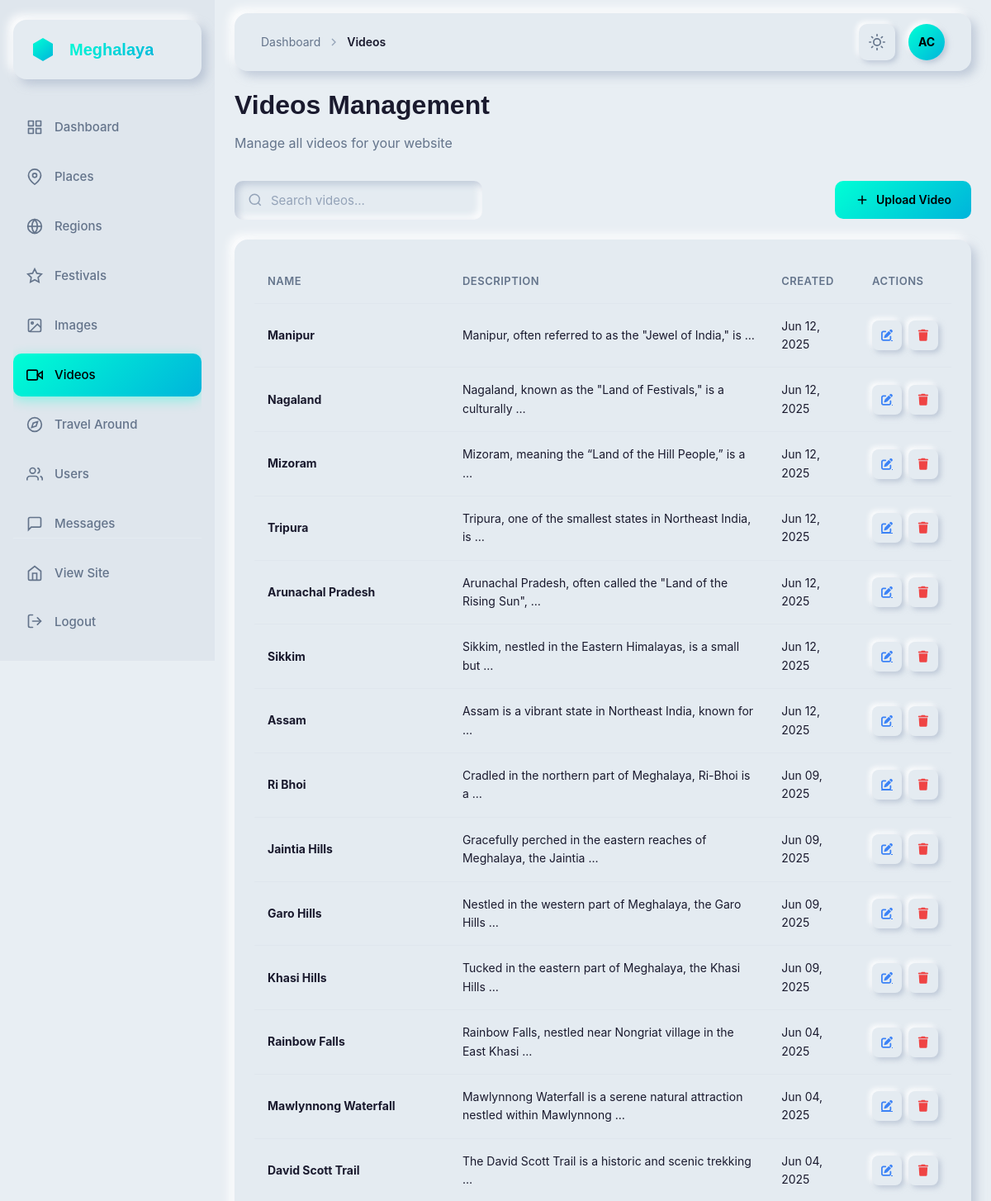
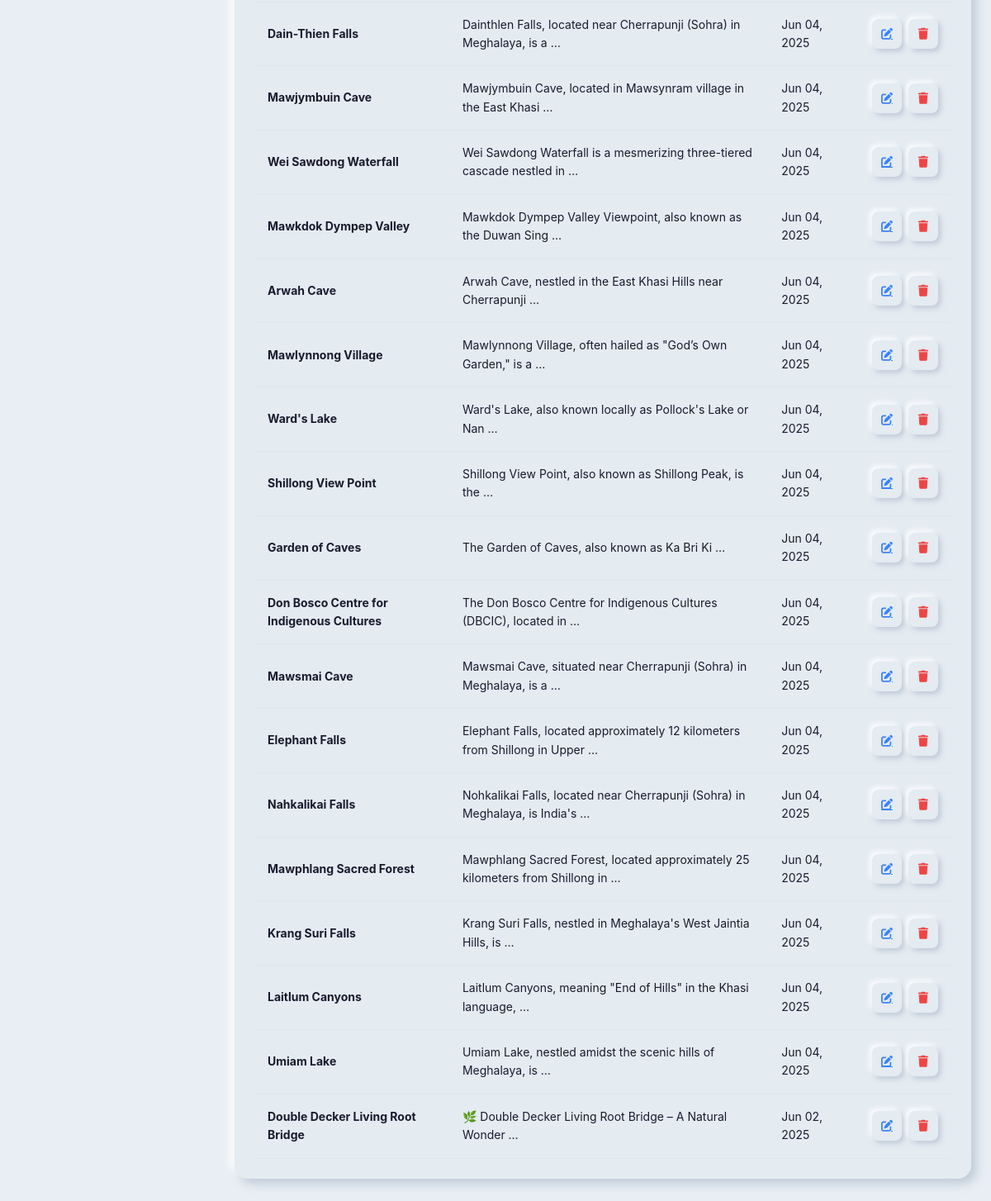
Screenshot of /dashboard/videos/ (signed in) with the database file from the repository (2 pictures, top to bottom).
### app/models.py (models this page shows, shortened)
class MeghalyaVideos(models.Model):
    name = models.CharField(max_length=150)
    video = models.FileField(upload_to='videos/',blank=True, null=True)  # this is the key addition
    description = models.TextField(default='')
    created_at = models.DateTimeField(auto_now_add=True)
    updated_at = models.DateTimeField(auto_now=True)

### app/dashboard_views.py (the view)
# urls.py: path('videos/', dashboard_views.dashboard_videos, name='dashboard_videos'),
@login_required
@user_passes_test(is_staff_or_superuser)
def dashboard_videos(request):
    videos = MeghalyaVideos.objects.all().order_by('-created_at')
    return render(request, 'dashboard/videos_list.html', {'videos': videos})

### app/context_processors.py (called while the page is built)
def navbar_context(request):
    placeName = cache.get('navbar_places')
    if placeName is None:
        placeName = list(MeghalayaImages.objects.values('name').exclude(
            name__in=["Cherrapunji", "Police Bazar", "Seven Sister Falls", "Dawki River", "Cathedral of Mary"]
        ).distinct())
        cache.set('navbar_places', placeName, 300)
    return {
        'placeName': placeName
    }

### app/dashboard_views.py (called while the page is built)
def is_staff_or_superuser(user):
    return user.is_staff or user.is_superuser

### templates/dashboard/videos_list.html (shortened to what this page needs)
{% extends 'dashboard/base.html' %}
{% block breadcrumb %}
<svg class="breadcrumb-separator" width="16" height="16" viewBox="0 0 24 24" fill="none" stroke="currentColor" stroke-width="2">
    <polyline points="9 18 15 12 9 6"></polyline>
</svg>
<span class="breadcrumb-current">Videos</span>
{% endblock %}
{% block content %}
<div class="title-section cascade-in">
    <h1 class="page-title">Videos Management</h1>
    <p class="page-subtitle">Manage all videos for your website</p>
</div>
<div class="toolbar cascade-in">
    <div class="toolbar-left">
        <div class="search-box">
            <svg class="search-icon" width="18" height="18" viewBox="0 0 24 24" fill="none" stroke="currentColor" stroke-width="2">
                <circle cx="11" cy="11" r="8"></circle>
                <line x1="21" y1="21" x2="16.65" y2="16.65"></line>
            </svg>
            <input type="text" class="nm-input search-input" placeholder="Search videos...">
        </div>
    </div>
    <div class="toolbar-right">
        <a href="{% url 'dashboard_videos_add' %}" class="btn-primary">
            <svg width="18" height="18" viewBox="0 0 24 24" fill="none" stroke="currentColor" stroke-width="2">
                <line x1="12" y1="5" x2="12" y2="19"></line>
                <line x1="5" y1="12" x2="19" y2="12"></line>
            </svg>
            Upload Video
        </a>
    </div>
</div>
<div class="card nm-flat cascade-in">
    <div class="table-container">
        <table class="data-table">
            <thead>
                <tr>
                    <th>Name</th>
                    <th>Description</th>
                    <th>Created</th>
                    <th>Actions</th>
                </tr>
            </thead>
            <tbody>
                {% for video in videos %}
                <tr>
                    <td><strong>{{ video.name }}</strong></td>
                    <td>{{ video.description|truncatewords:10|default:"-" }}</td>
                    <td>{{ video.created_at|date:"M d, Y" }}</td>
                    <td>
                        <div class="table-actions">
                            <a href="{% url 'dashboard_videos_edit' video.id %}" class="action-btn nm-button edit" title="Edit">
                                <i class="fas fa-edit"></i>
                            </a>
                            <button class="action-btn nm-button delete" title="Delete"
                                    data-delete="{% url 'dashboard_videos_delete' video.id %}"
                                    data-name="{{ video.name }}">
                                <i class="fas fa-trash"></i>
                            </button>
                        </div>
                    </td>
                </tr>
                {% endfor %}
            </tbody>
        </table>
    </div>
</div>
{% endblock %}

### templates/dashboard/base.html (shortened to what this page needs)
{% load static %}
<!DOCTYPE html>
<html lang="en">
<head>
    <link href="https://api.fontshare.com/v2/css?f[]=general-sans@600,700&f[]=satoshi@400,500&display=swap" rel="stylesheet">
    <link rel="stylesheet" href="{% static 'css/dashboard.css' %}">
    <link rel="stylesheet" href="https://cdnjs.cloudflare.com/ajax/libs/font-awesome/6.4.0/css/all.min.css">
</head>
<body>
    <aside class="sidebar">
        <div class="sidebar-inner">
            <div class="logo-container nm-flat">
                <div class="logo-icon">
                </div>
                <span class="logo-text">Meghalaya</span>
            </div>
            <nav class="sidebar-nav">
                <a href="{% url 'dashboard_home' %}" class="sidebar-link {% if request.resolver_match.url_name == 'dashboard_home' %}active{% endif %}">
                    <div class="sidebar-link-icon">
                    </div>
                    <span>Dashboard</span>
                </a>
                <a href="{% url 'dashboard_places' %}" class="sidebar-link {% if 'places' in request.resolver_match.url_name %}active{% endif %}">
                    <div class="sidebar-link-icon">
                        <svg width="20" height="20" viewBox="0 0 24 24" fill="none" stroke="currentColor" stroke-width="2">
                            <path d="M21 10c0 7-9 13-9 13s-9-6-9-13a9 9 0 0 1 18 0z"></path>
                            <circle cx="12" cy="10" r="3"></circle>
                        </svg>
                    </div>
                    <span>Places</span>
                </a>
                <a href="{% url 'dashboard_regions' %}" class="sidebar-link {% if 'regions' in request.resolver_match.url_name %}active{% endif %}">
                    <div class="sidebar-link-icon">
                        <svg width="20" height="20" viewBox="0 0 24 24" fill="none" stroke="currentColor" stroke-width="2">
                            <circle cx="12" cy="12" r="10"></circle>
                            <line x1="2" y1="12" x2="22" y2="12"></line>
                            <path d="M12 2a15.3 15.3 0 0 1 4 10 15.3 15.3 0 0 1-4 10 15.3 15.3 0 0 1-4-10 15.3 15.3 0 0 1 4-10z"></path>
                        </svg>
                    </div>
                    <span>Regions</span>
                </a>
                <a href="{% url 'dashboard_festivals' %}" class="sidebar-link {% if 'festivals' in request.resolver_match.url_name %}active{% endif %}">
                    <div class="sidebar-link-icon">
                        <svg width="20" height="20" viewBox="0 0 24 24" fill="none" stroke="currentColor" stroke-width="2">
                            <polygon points="12 2 15.09 8.26 22 9.27 17 14.14 18.18 21.02 12 17.77 5.82 21.02 7 14.14 2 9.27 8.91 8.26 12 2"></polygon>
                        </svg>
                    </div>
                    <span>Festivals</span>
                </a>
                <a href="{% url 'dashboard_images' %}" class="sidebar-link {% if 'images' in request.resolver_match.url_name %}active{% endif %}">
                    <div class="sidebar-link-icon">
                        <svg width="20" height="20" viewBox="0 0 24 24" fill="none" stroke="currentColor" stroke-width="2">
                            <rect x="3" y="3" width="18" height="18" rx="2" ry="2"></rect>
                            <circle cx="8.5" cy="8.5" r="1.5"></circle>
                            <polyline points="21 15 16 10 5 21"></polyline>
                        </svg>
                    </div>
                    <span>Images</span>
                </a>
                <a href="{% url 'dashboard_videos' %}" class="sidebar-link {% if 'videos' in request.resolver_match.url_name %}active{% endif %}">
                    <div class="sidebar-link-icon">
                        <svg width="20" height="20" viewBox="0 0 24 24" fill="none" stroke="currentColor" stroke-width="2">
                            <polygon points="23 7 16 12 23 17 23 7"></polygon>
                            <rect x="1" y="5" width="15" height="14" rx="2" ry="2"></rect>
                        </svg>
                    </div>
                    <span>Videos</span>
                </a>
                <a href="{% url 'dashboard_travel' %}" class="sidebar-link {% if 'travel' in request.resolver_match.url_name %}active{% endif %}">
                    <div class="sidebar-link-icon">
                        <svg width="20" height="20" viewBox="0 0 24 24" fill="none" stroke="currentColor" stroke-width="2">
                            <circle cx="12" cy="12" r="10"></circle>
                            <polygon points="16.24 7.76 14.12 14.12 7.76 16.24 9.88 9.88 16.24 7.76"></polygon>
                        </svg>
                    </div>
                    <span>Travel Around</span>
                </a>
                <a href="{% url 'dashboard_users' %}" class="sidebar-link {% if 'users' in request.resolver_match.url_name %}active{% endif %}">
                    <div class="sidebar-link-icon">
                        <svg width="20" height="20" viewBox="0 0 24 24" fill="none" stroke="currentColor" stroke-width="2">
                            <path d="M17 21v-2a4 4 0 0 0-4-4H5a4 4 0 0 0-4 4v2"></path>
                            <circle cx="9" cy="7" r="4"></circle>
                            <path d="M23 21v-2a4 4 0 0 0-3-3.87"></path>
                            <path d="M16 3.13a4 4 0 0 1 0 7.75"></path>
                        </svg>
                    </div>
                    <span>Users</span>
                </a>
                <a href="{% url 'dashboard_messages' %}" class="sidebar-link {% if 'message' in request.resolver_match.url_name %}active{% endif %}">
                    <div class="sidebar-link-icon">
                        <svg width="20" height="20" viewBox="0 0 24 24" fill="none" stroke="currentColor" stroke-width="2">
                            <path d="M21 15a2 2 0 0 1-2 2H7l-4 4V5a2 2 0 0 1 2-2h14a2 2 0 0 1 2 2z"></path>
                        </svg>
                    </div>
                    <span>Messages</span>
                </a>
            </nav>
            <div class="sidebar-footer">
                <a href="{% url 'home' %}" class="sidebar-link">
                    <div class="sidebar-link-icon">
                        <svg width="20" height="20" viewBox="0 0 24 24" fill="none" stroke="currentColor" stroke-width="2">
                            <path d="M3 9l9-7 9 7v11a2 2 0 0 1-2 2H5a2 2 0 0 1-2-2z"></path>
                            <polyline points="9 22 9 12 15 12 15 22"></polyline>
                        </svg>
                    </div>
                    <span>View Site</span>
                </a>
                <form method="post" action="{% url 'logout' %}" class="sidebar-logout-form">
                    <button type="submit" class="sidebar-link logout-btn">
                        <div class="sidebar-link-icon">
                            <svg width="20" height="20" viewBox="0 0 24 24" fill="none" stroke="currentColor" stroke-width="2" stroke-linecap="round" stroke-linejoin="round">
                                <path d="M9 21H5a2 2 0 0 1-2-2V5a2 2 0 0 1 2-2h4"></path>
                                <polyline points="16 17 21 12 16 7"></polyline>
                                <line x1="21" y1="12" x2="9" y2="12"></line>
                            </svg>
                        </div>
                        <span>Logout</span>
                    </button>
                </form>
            </div>
        </div>
    </aside>
    <main class="main-content">
        <header class="header nm-flat">
            <div class="header-left">
                <nav class="breadcrumb">
                    <a href="{% url 'dashboard_home' %}" class="breadcrumb-link">Dashboard</a>
                    {% block breadcrumb %}{% endblock %}
                </nav>
            </div>
            <div class="header-right">
                <button class="header-btn nm-button theme-toggle" aria-label="Toggle theme" id="themeToggle">
                </button>
                <div class="profile-avatar">
                    <span class="avatar-text">{{ user.username|slice:":2"|upper }}</span>
                </div>
            </div>
        </header>
        <div class="content-wrapper">
            {% block content %}{% endblock %}
        </div>
    </main>
</body>
</html>

### rows the page displays
MeghalyaVideos: name "Manipur", description "Manipur, often referred to as the \"Jewel of India,\" is …", created_at "Jun 12, 2025"
MeghalyaVideos: name "Nagaland", description "Nagaland, known as the \"Land of Festivals,\" is a culturally …", created_at "Jun 12, 2025"
MeghalyaVideos: name "Mizoram", description "Mizoram, meaning the “Land of the Hill People,” is a …", created_at "Jun 12, 2025"
MeghalyaVideos: name "Tripura", description "Tripura, one of the smallest states in Northeast India, is …", created_at "Jun 12, 2025"
MeghalyaVideos: name "Arunachal Pradesh", description "Arunachal Pradesh, often called the \"Land of the Rising Sun\", …", created_at "Jun 12, 2025"
MeghalyaVideos: name "Sikkim", description "Sikkim, nestled in the Eastern Himalayas, is a small but …", created_at "Jun 12, 2025"
MeghalyaVideos: name "Assam", description "Assam is a vibrant state in Northeast India, known for …", created_at "Jun 12, 2025"
MeghalyaVideos: name "Ri Bhoi", description "Cradled in the northern part of Meghalaya, Ri-Bhoi is a …", created_at "Jun 09, 2025"
MeghalyaVideos: name "Jaintia Hills", description "Gracefully perched in the eastern reaches of Meghalaya, the Jaintia …", created_at "Jun 09, 2025"
MeghalyaVideos: name "Garo Hills", description "Nestled in the western part of Meghalaya, the Garo Hills …", created_at "Jun 09, 2025"
MeghalyaVideos: name "Khasi Hills", description "Tucked in the eastern part of Meghalaya, the Khasi Hills …", created_at "Jun 09, 2025"
MeghalyaVideos: name "Rainbow Falls", description "Rainbow Falls, nestled near Nongriat village in the East Khasi …", created_at "Jun 04, 2025"
MeghalyaVideos: name "Mawlynnong Waterfall", description "Mawlynnong Waterfall is a serene natural attraction nestled within Mawlynnong …", created_at "Jun 04, 2025"
MeghalyaVideos: name "David Scott Trail", description "The David Scott Trail is a historic and scenic trekking …", created_at "Jun 04, 2025"
MeghalyaVideos: name "Dain-Thien Falls", description "Dainthlen Falls, located near Cherrapunji (Sohra) in Meghalaya, is a …", created_at "Jun 04, 2025"
MeghalyaVideos: name "Mawjymbuin Cave", description "Mawjymbuin Cave, located in Mawsynram village in the East Khasi …", created_at "Jun 04, 2025"
MeghalyaVideos: name "Wei Sawdong Waterfall", description "Wei Sawdong Waterfall is a mesmerizing three-tiered cascade nestled in …", created_at "Jun 04, 2025"
MeghalyaVideos: name "Mawkdok Dympep Valley", description "Mawkdok Dympep Valley Viewpoint, also known as the Duwan Sing …", created_at "Jun 04, 2025"
MeghalyaVideos: name "Arwah Cave", description "Arwah Cave, nestled in the East Khasi Hills near Cherrapunji …", created_at "Jun 04, 2025"
MeghalyaVideos: name "Mawlynnong Village", description "Mawlynnong Village, often hailed as \"God’s Own Garden,\" is a …", created_at "Jun 04, 2025"
MeghalyaVideos: name "Ward's Lake", description "Ward's Lake, also known locally as Pollock's Lake or Nan …", created_at "Jun 04, 2025"
MeghalyaVideos: name "Shillong View Point", description "Shillong View Point, also known as Shillong Peak, is the …", created_at "Jun 04, 2025"
MeghalyaVideos: name "Garden of Caves", description "The Garden of Caves, also known as Ka Bri Ki …", created_at "Jun 04, 2025"
MeghalyaVideos: name "Don Bosco Centre for Indigenous Cultures", description "The Don Bosco Centre for Indigenous Cultures (DBCIC), located in …", created_at "Jun 04, 2025"
MeghalyaVideos: name "Mawsmai Cave", description "Mawsmai Cave, situated near Cherrapunji (Sohra) in Meghalaya, is a …", created_at "Jun 04, 2025"
MeghalyaVideos: name "Elephant Falls", description "Elephant Falls, located approximately 12 kilometers from Shillong in Upper …", created_at "Jun 04, 2025"
MeghalyaVideos: name "Nahkalikai Falls", description "Nohkalikai Falls, located near Cherrapunji (Sohra) in Meghalaya, is India's …", created_at "Jun 04, 2025"
MeghalyaVideos: name "Mawphlang Sacred Forest", description "Mawphlang Sacred Forest, located approximately 25 kilometers from Shillong in …", created_at "Jun 04, 2025"
MeghalyaVideos: name "Krang Suri Falls", description "Krang Suri Falls, nestled in Meghalaya's West Jaintia Hills, is …", created_at "Jun 04, 2025"
MeghalyaVideos: name "Laitlum Canyons", description "Laitlum Canyons, meaning \"End of Hills\" in the Khasi language, …", created_at "Jun 04, 2025"
MeghalyaVideos: name "Umiam Lake", description "Umiam Lake, nestled amidst the scenic hills of Meghalaya, is …", created_at "Jun 04, 2025"
MeghalyaVideos: name "Double Decker Living Root Bridge", description "🌿 Double Decker Living Root Bridge – A Natural Wonder …", created_at "Jun 02, 2025"

### other values shown
{{ user.username|slice:":2"|upper }} "AC"
